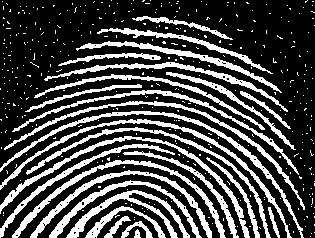
#> input picture soru2-fingerprint.tif, 315 x 238 px
$ python question2.py
#> lines starting #> are read from the running program, lines starting #| are printed output that depends on the picture; after the words box and inside, x2 and y2 are one past the last pixel; in counts of white or black regions, pixels touching at a corner belong together
#!/usr/bin/python3
# -*- coding: ascii -*-
from matplotlib import pyplot as plt
import argparse
import cv2
import numpy as np

image = cv2.imread("soru2-fingerprint.tif")
#> image is the input picture: shape (238, 315, 3); 28.5% white; 414 white regions (387 under 20 px), largest, box (x1, y1, x2, y2) and area: (0, 111, 304, 238) 1388, (0, 136, 250, 238) 1372, (0, 119, 292, 238) 1337

kernel = np.ones((5,5),np.float32)/35
dst = cv2.filter2D(image,-1,kernel,borderType=cv2.BORDER_CONSTANT)
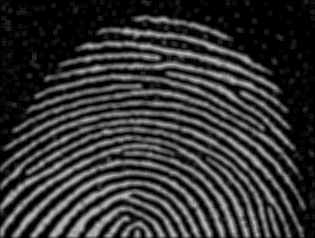
#> dst: shape (238, 315, 3); min 0, max 182, mean 51.7

cv2.imshow("linearfilter", dst)
blurred1 = cv2.medianBlur(image, 3)
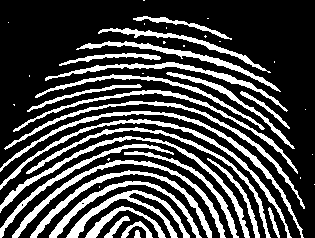
#> blurred1: shape (238, 315, 3); 27.7% white; 46 white regions (19 under 20 px), largest, box (x1, y1, x2, y2) and area: (0, 111, 304, 238) 1403, (0, 136, 250, 238) 1381, (0, 119, 292, 238) 1341
blurred2 = cv2.medianBlur(image, 5)
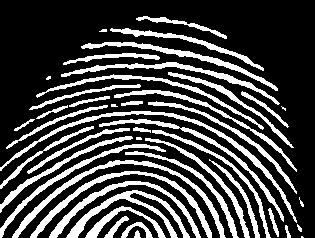
#> blurred2: shape (238, 315, 3); 27% white; 45 white regions (6 under 20 px), largest, box (x1, y1, x2, y2) and area: (0, 111, 297, 223) 1346, (12, 160, 226, 238) 1315, (30, 171, 212, 238) 1167
blurred3 = cv2.medianBlur(image, 7)
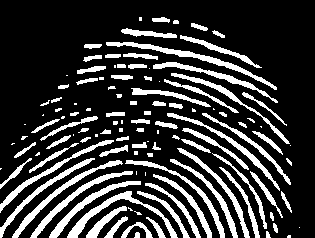
#> blurred3: shape (238, 315, 3); 21.9% white; 118 white regions (35 under 20 px), largest, box (x1, y1, x2, y2) and area: (106, 42, 277, 90) 832, (67, 191, 178, 238) 788, (12, 160, 123, 238) 688
cv2.imwrite("soru2-linearfiler.png",dst)
cv2.imwrite("soru2-blurredWith3.png",blurred1)
cv2.imwrite("soru2-blurredWith5.png",blurred2)
cv2.imwrite("soru2-blurredWith7.png",blurred3)

$ run again, with soru3-ocr.tif copied over soru2-fingerprint.tif
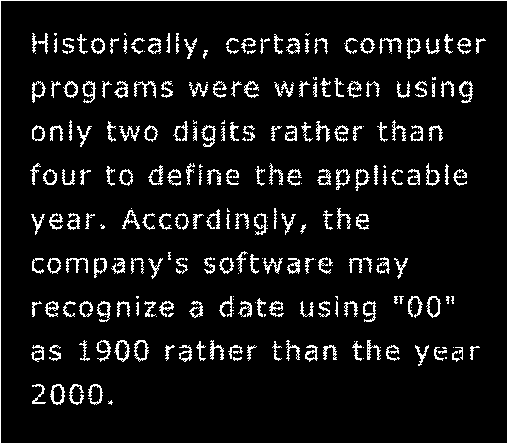
#> input picture soru3-ocr.tif, 508 x 444 px
#> image is the input picture: shape (444, 508, 3); 7.9% white in thin lines or dots
#> `dst = cv2.filter2D(image,-1,kernel,borderType=cv2.BORDER_CONSTANT)`:
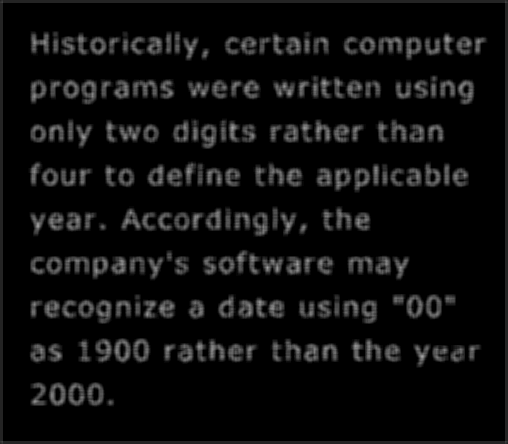
#> dst: shape (444, 508, 3); min 0, max 160, mean 13.7
#> blurred1: shape (444, 508, 3); 7.5% white in thin lines or dots
#> blurred2: shape (444, 508, 3); 4.3% white in thin lines or dots
#> `blurred3 = cv2.medianBlur(image, 7)`:
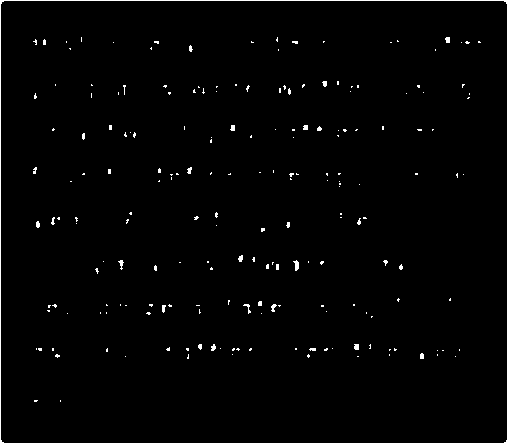
#> blurred3: shape (444, 508, 3); 1.5% white in thin lines or dots
